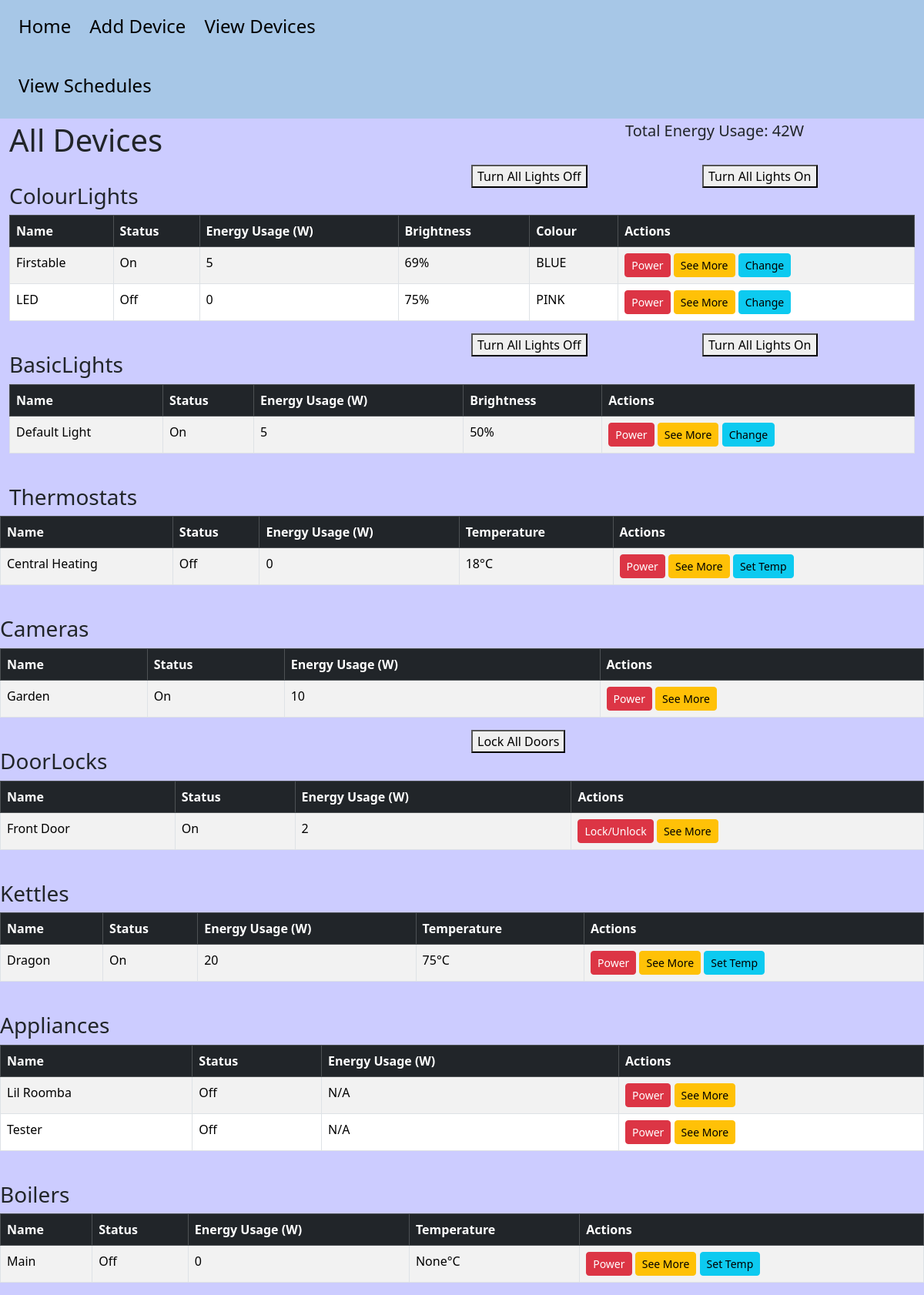
Before: /alldevices with the older database file.
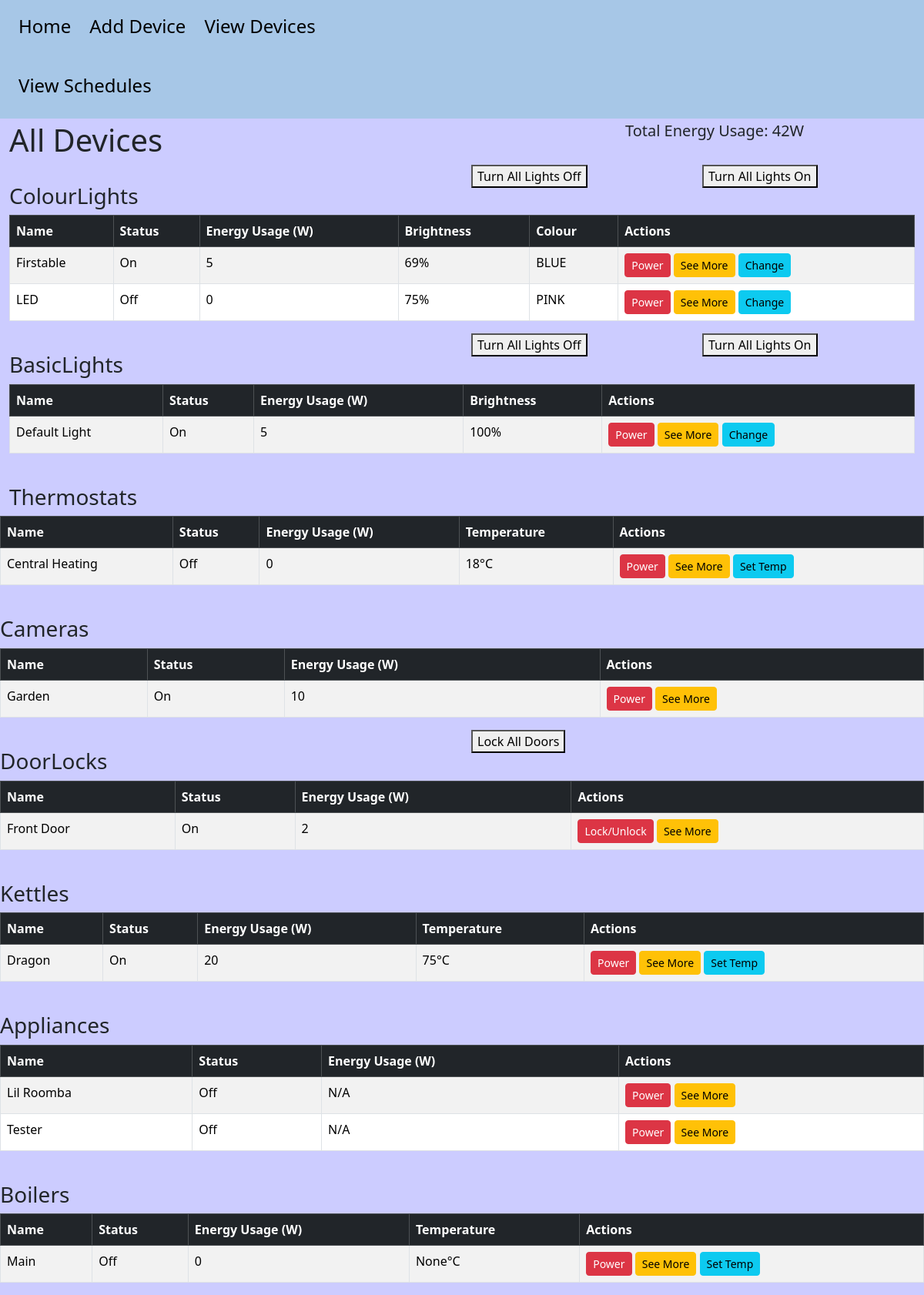
After: the same page with the newer database file.
### database.py (models this page shows, shortened)
class Device(db.Model):
    __tablename__ = "devices"
    id = db.Column(db.Integer, primary_key=True)
    name = db.Column(db.String(80), nullable=False)
    type = db.Column(db.String(20), nullable=False)
    status = db.Column(db.Boolean, default=False)
    temperature = db.Column(db.Integer, nullable=True)
    brightness = db.Column(db.Integer, nullable=True)
    colour = db.Column(db.String(20), nullable=True)

### routes.py (the view)
@app.route('/alldevices', methods=['GET'])
def view_all():
    devices = Device.query.all()
    grouped_devices = defaultdict(list)
    device_objects = {}
    for dev in devices:
        grouped_devices[dev.type].append(dev)
        obj = None
        if dev.type == 'BasicLight':
            obj = BasicLight(dev.name, dev.brightness, Colour.DEFAULT, dev.status)
        elif dev.type == 'ColourLight':
            colour_enum = colour_from_string(dev.colour)
            obj = ColourLight(dev.name, dev.brightness, colour_enum, dev.status)
        elif dev.type == 'Kettle':
            obj = Kettle(dev.name, temperature=dev.temperature or 100, status=dev.status)
        elif dev.type == 'Boiler':
            obj = Boiler(dev.name, temperature=dev.temperature or 50, status=dev.status)
        elif dev.type == 'Thermostat':
            obj = Thermostat(dev.name, temperature=dev.temperature or 20, status=dev.status)
        elif dev.type == 'Camera':
            obj = Camera(dev.name, dev.status)
        elif dev.type == 'DoorLock':
            obj = DoorLock(dev.name, dev.status)
        if obj is not None and dev.id is not None:
            device_objects[int(dev.id)] = obj
    total_energy = sum(obj.get_energy_usage() for obj in device_objects.values())
    return render_template(
        "devicelist.html",
        grouped_devices=grouped_devices,
        device_objects=device_objects,
        total_energy=total_energy,
        title = 'Devices'
    )

### models.py (called while the page is built)
def colour_from_string(colour_str):
    try:
        return Colour[colour_str.upper()]
    except (KeyError, AttributeError):
        return Colour.DEFAULT

    @colour.setter
    def colour(self, colour):
        if not isinstance(colour, Colour):
            raise TypeError("Colour must be a valid Colour enum")
        if not self._is_colour_allowed(colour):
            raise ValueError(f"This Device cannot change colours")
        self._colour = colour

    @brightness.setter
    def brightness(self, value):
        if 0 <= value <= 100:
            self._brightness = value
        else:
            raise ValueError("Brightness must be between 0 and 100")

    def _is_colour_allowed(self, colour: Colour) -> bool:
        return colour in self.ALLOWED_COLOURS

    def get_energy_usage(self):
        return 5 if self._status else 0

    def _is_colour_allowed(self, colour: Colour) -> bool:
        return True  # All colours allowed

    def get_energy_usage(self):
        return 5 if self._status else 0

    @SuperTemp.temperature.setter
    def temperature(self, value):
        if 60 <= value <= 100:
            self._temperature = value
        else:
            raise ValueError("Temperature must be between 60 and 100")

    def get_energy_usage(self):
        return 20 if self._status else 0

    @SuperTemp.temperature.setter
    def temperature(self, value):
        if 10 <= value <= 30:
            self._temperature = value
        else:
            raise ValueError("Temperature must be between 10 and 30")

    def get_energy_usage(self):
        return 50 if self._status else 0

    @SuperTemp.temperature.setter
    def temperature(self, value):
        if 40 <= value <= 60:
            self._temperature = value
        else:
            raise ValueError("Temperature must be between 40 and 60")

    def get_energy_usage(self):
        return 50 if self._status else 0

    def get_energy_usage(self):
        return 10 if self._status else 0

    def get_energy_usage(self):
        return 2 if self._status else 0

### templates/devicelist.html (shortened to what this page needs)
{% extends 'base.html' %}
{% block body %}
<div class="row">
    <div class="col">
        <h1>All Devices</h1>
    </div>
    <div class="col"></div>
    <div class="col">
        <h5>Total Energy Usage: {{ total_energy }}W</h5>
    </div>
</div>
{% for type, devices in grouped_devices.items() %}
<div class="row">
    <div class="col">
        <h3 class="mt-4">{{ type }}s</h3>
    </div>
    <div class="col">
        {% if type == 'BasicLight' or type == 'ColourLight' %}
        <div class="row">
            <div class="col">
                <form method="POST" action="{{ url_for('turn_off_lights') }}">
                    <button type="submit" style="margin-bottom: 10px;">Turn All Lights Off</button>
                </form>
            </div>
            <div class="col">
                <form method="POST" action="{{ url_for('turn_on_lights') }}">
                    <button type="submit" style="margin-bottom: 10px;">Turn All Lights On</button>
                </form>
                {% endif %}
                {% if type == 'DoorLock' %}
                <form method="POST" action="{{ url_for('lock_all_doors') }}">
                    <button type="submit" style="margin-bottom: 10px;">Lock All Doors</button>
                </form>
                {% endif %}
            </div>
        </div>
    </div>
</div>
    <table class="table table-striped table-bordered">
        <thead class="table-dark">
            <tr>
                <th>Name</th>
                <th>Status</th>
                <th>Energy Usage (W)</th>
                {% if type == 'Thermostat' or type == 'Kettle' or type == 'Boiler' %}
                    <th>Temperature</th>
                {% endif %}
                {% if type == 'BasicLight' or type == 'ColourLight' %}
                    <th>Brightness</th>
                {% endif %}
                {% if type == 'ColourLight' %}
                    <th>Colour</th>
                {% endif %}
                <th>Actions</th>
            </tr>
        </thead>
        <tbody>
            {% for device in devices %}
            <tr>
                <td>{{ device.name }}</td>
                <td>{{ 'On' if device.status else 'Off' }}</td>
                <td>
                {% if device.id in device_objects %}
                {{ device_objects[device.id].get_energy_usage() }}
                {% else %}
                N/A
                {% endif %}
                </td>
                {% if type == 'Thermostat' or type == 'Kettle' or type == 'Boiler' %}
                <td>{{ device.temperature }}°C</td>
                {% endif %}
                {% if type == 'BasicLight' or type== 'ColourLight' %}
                <td>{{ device.brightness }}%</td>
                {% endif %}
                {% if type== 'ColourLight' %}
                <td>{{ device.colour }}</td>
                {% endif %}
                <td>
                    {% if type == 'DoorLock' %}
                    <form method="POST" action="{{ url_for('toggle_device', device_id=device.id) }}" style="display:inline;">
                        <button class="btn btn-sm btn-danger">Lock/Unlock</button>
                    </form>
                    {% else %}
                    <form method="POST" action="{{ url_for('toggle_device', device_id=device.id) }}" style="display:inline;">
                        <button class="btn btn-sm btn-danger">Power</button>
                    </form>
                    {% endif %}
                    <form method="POST" action="{{ url_for('device_info', device_id=device.id) }}" style="display:inline;">
                        <button class="btn btn-sm btn-warning">See More</button>
                    </form>
                    {% if type == 'Thermostat' or type == 'Kettle' or type == 'Boiler' %}
                        <a class="btn btn-sm btn-info" href="{{ url_for('update_temperature', device_id=device.id) }}">Set Temp</a>
                    {% endif %}
                    {% if type == 'BasicLight' or type == 'ColourLight' %}
                        <a class="btn btn-sm btn-info" href="{{ url_for('update_light', device_id=device.id) }}">Change</a>
                    {% endif %}
                </td>
            </tr>
            {% endfor %}
        </tbody>
    </table>
{% endfor %}
{% endblock %}

### templates/base.html (shortened to what this page needs)
<!DOCTYPE html>
<html>
<head>
    <link href="/static/bootstrap.min.css" rel="stylesheet">
    <link href="/static/style.css" rel="stylesheet">
</head>
<body>
    <header>
        <div class="container-fluid">
            <div class="row">
                <div class="col-6">
                    <nav>
                        <a href="{{ url_for('home') }}"><h4>Home</h4></a>
                        <a href="{{ url_for('add_device') }}"><h4>Add Device</h4></a>
                        <a href="{{ url_for('view_all') }}"><h4>View Devices</h4></a>
                        <a href="{{ url_for('viewtasks') }}"><h4>View Schedules</h4></a>
                    </nav>
                </div>
            </div>
        </div>
    </header>
    <div class="container-fluid" id="maincontent">
    {% block body %} {% endblock %}
</body>
</html>

### static/style.css (style rules this page uses)
header { background-color: #A7C7E7; }
nav a { float: left; text-align: center; padding: 20px 12px; text-decoration: none; font-weight: 400; color: black; }
body { background-color: #CCCCFF; }
#maincontent { padding-top: 4px; }

Changed rows visible on the page:
changed Device "BasicLight": brightness "50" → "100"
